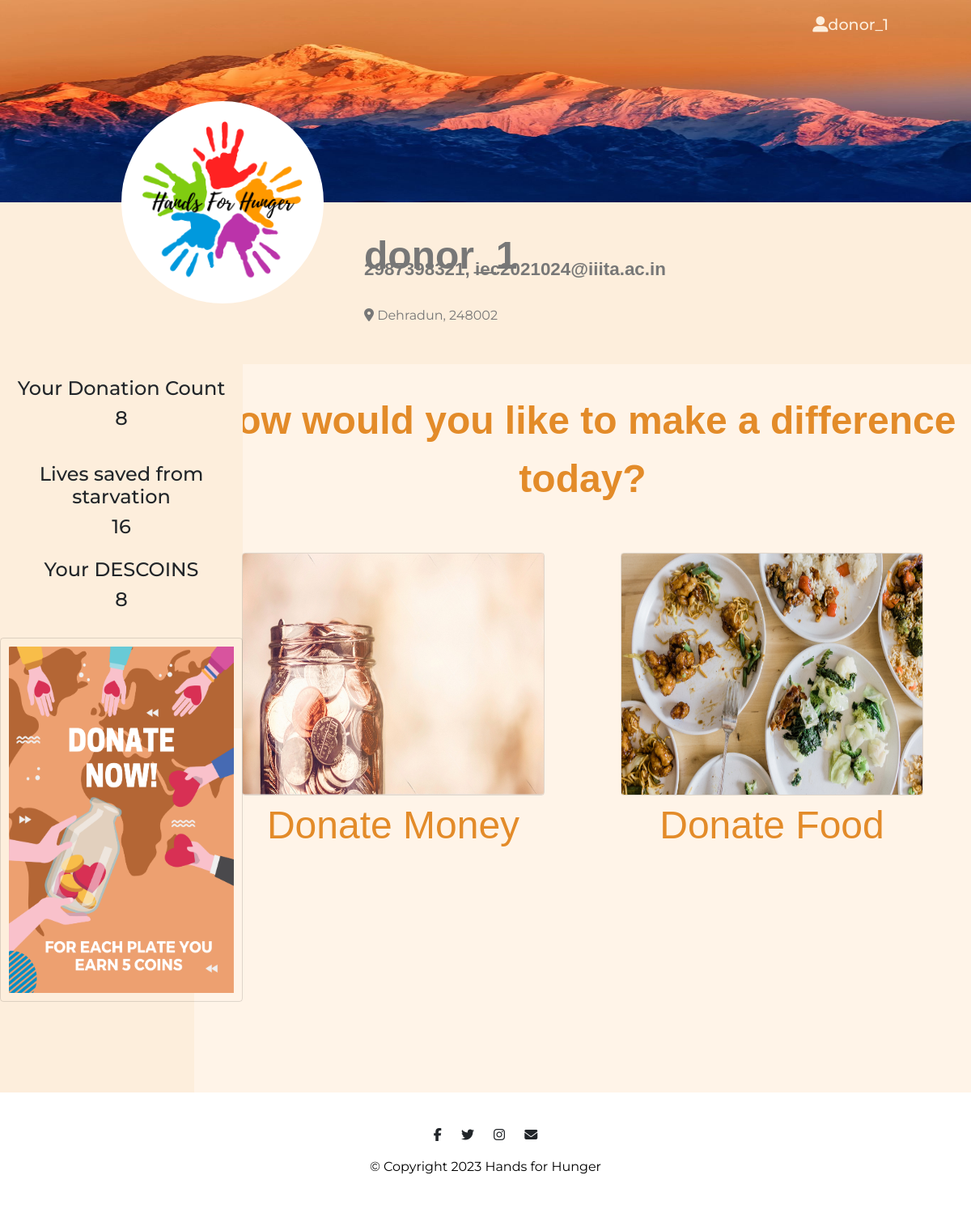
The page /donor_home/ (signed in) on the database as committed earlier.
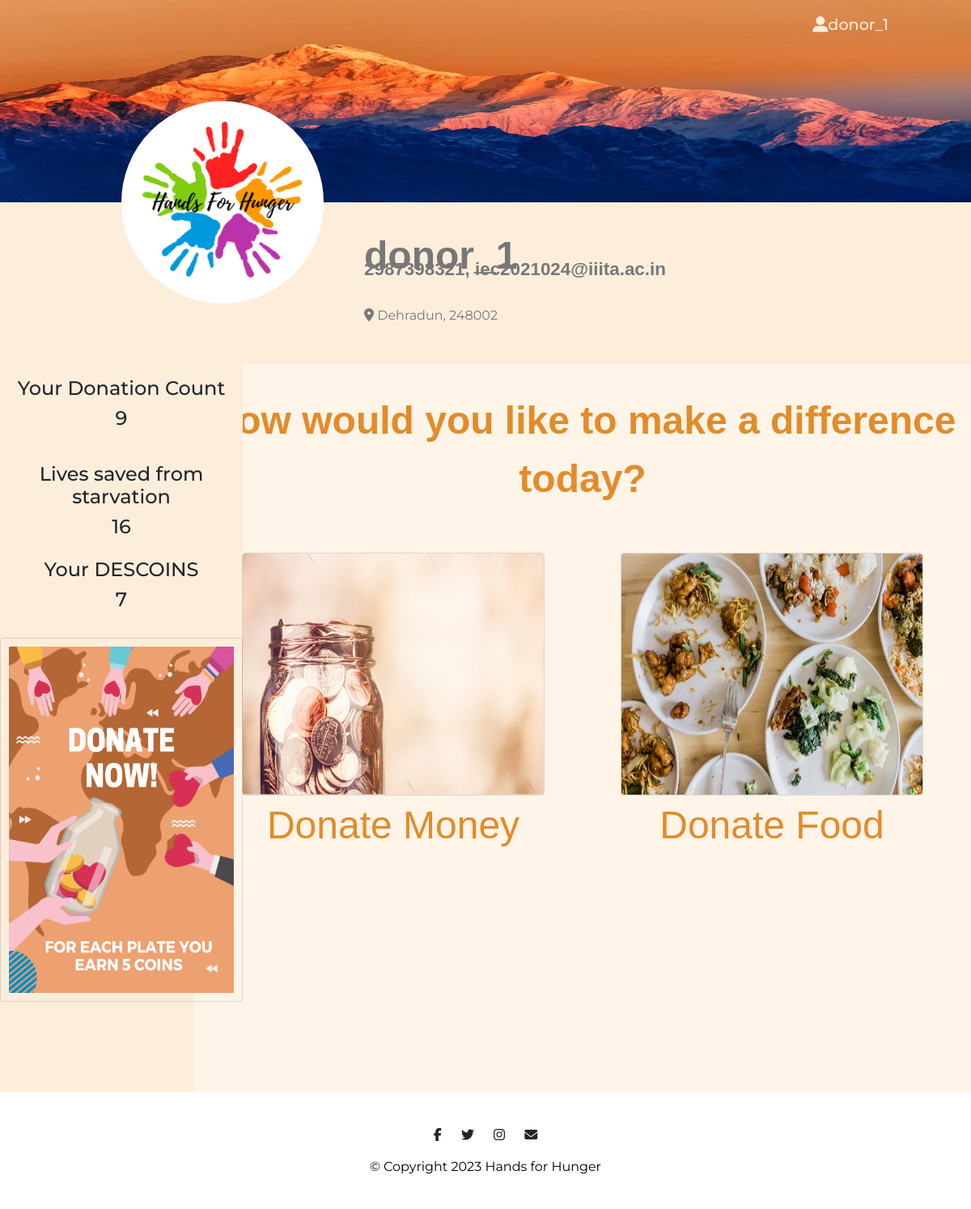
The same page on the database as committed later.
### inventory/models.py (models this page shows, shortened)
class donor(AbstractUser):
    donor_name = models.CharField(max_length=MAX_LENGTH)
    email = models.EmailField(max_length=MAX_LENGTH)
    phone_no = models.CharField(max_length=SMALL_MAX_LENGTH)
    descoins = models.PositiveBigIntegerField(default=DONOR_DESCOINS)
    is_ngo = models.BooleanField(default=False)
    longitude = models.DecimalField(
        decimal_places=DECIMAL_MAX_LENGTH, max_digits=SMALL_MAX_LENGTH, null=True
    )
    latitude = models.DecimalField(
        decimal_places=DECIMAL_MAX_LENGTH, max_digits=SMALL_MAX_LENGTH, null=True
    )
    pincode = models.ForeignKey(pincode, on_delete=models.CASCADE, null=True)
    groups = models.ManyToManyField(Group, related_name=DONOR_GP)
    user_permissions = models.ManyToManyField(Permission, related_name=DONOR_PERMISSION)
    objects = DonorManager()

class pincode(models.Model):
    code = models.IntegerField()
    city = models.CharField(max_length=MAX_LENGTH)
    state = models.CharField(max_length=MAX_LENGTH)

### auth1/views.py (the view)
# urls.py: path("donor_home/", donor_home, name="donor_home"),
def donor_home(request):
    user_donation = donations.objects.filter(donor_id=request.user)
    lives = user_donation.filter(ngo_status=False, donor_status=False).aggregate(
        Sum(QUANTITY)
    )
    count = user_donation.count()
    context = {
        "count": count,
        "lives": lives,
    }
    return render(request, DONOR_HOME_URL, context)

### auth1/templates/d_h.html (shortened to what this page needs)
{% load static %}
<!DOCTYPE html>
<html>
<head>
  <link rel="stylesheet" href="https://cdn.jsdelivr.net/npm/bootstrap@4.6.2/dist/css/bootstrap.min.css"
>
  <link rel="stylesheet" href="{% static 'css/styles1.css' %}">
</head>
<body>
  <section id="title-img">
    <div class="title row row-2">
      <div class="parent col-lg-12">
        <div class="inside container-fluid">
          <nav class="navbar navbar-expand-lg navbar-dark">
            <div class="collapse navbar-collapse" id="navbarSupportedContent">
              <ul class="navbar-nav ml-auto">
                <li class="nav-item">
                  <div class="dropdown">
                    <button class="nav-link dropbtn"><i class='fas fa-user-alt'></i>{{ user.donor_name }}</button>
                  </div>
                </li>
              </ul>
            </div>
          </nav>
        </div>
        <img class="image1 title-image" height="250px" src="\static/images/mountain.jpeg" alt="mountain-mockup">
        <img class="image2" id="pp" src="\static\images\Hands For Hunger.png" alt="Profile pic">
        <div class="user-details">
          <h2 class="name">{{ user.donor_name}}</h2>
          <h3 class="prof">{{ user.phone_no}}, {{ user.email}}</h3>
          <h4 class="addr">
            <i class="fas fa-map-marker-alt"></i> {{ user.pincode.city }}, {{ user.pincode.code }}
          </h4>
        </div>
      </div>
    </div>
  </section>
  <section id="middle">
    <div class="mid float-container">
      <div class="float-child-1">
        <div class="data">
          <div class="ach">
            <h4>Your Donation Count </h4>
            <h4> {{count}}</h4>
          </div>
          <div class="ach">
            <h4>Lives saved from starvation</h4>
            <h4> {{ lives.quantity__sum }}</h4>
          </div>
          <h4>Your DESCOINS</h4>
          <h4>{{ user.descoins }}</h4>
          <br>
          <img class="card" src="\static\images\c12.png" alt="food" style="width:300px;height:450px;padding: 10px;">
        </div>
      </div>
      <div class="float-child-2">
        <div class="tab">
          <button class="tablinks active" onclick="openopt(event, 'Donate')"></button>
        </div>
        <div id="Donate" class="tabcontent active">
          <div class="container-right row row-1">
            <h1 class="qn">How would you like to make a difference today?</h1>
            <div class="column">
              <a>
                <img class="card" src="\static\images\c3.png" alt="food" style="width:100%">
                <div class="imgb">
                  <button class="imgButton1" onclick="openPopup()">Donate Money</button>
                </div>
              </a>
            </div>
            <div class="column">
              <a href="{% url 'add_donation' %}">
                <img class="card" src="\static\images\c1.png" alt="money" style="width:100%">
                <div class="imgb">
                  <button class="imgButton1">Donate Food</button>
                </div>
              </a>
            </div>
          </div>
        </div>
      </div>
  </section>
  <footer class="white-section" id="footer">
    <div class="container-fluid-1">
      <i class="social-icon fab fa-facebook-f"></i>
      <i class="social-icon fab fa-twitter"></i>
      <i class="social-icon fab fa-instagram"></i>
      <i class="social-icon fas fa-envelope"></i>
      <p>© Copyright 2023 Hands for Hunger</p>
    </div>
  </footer>
</body>
</html>

Rows that differ between the two databases and show on the page:
changed donor "donor_1": descoins "8" → "7"
Other text that changed with them:
{{ count }}: "8" → "9"
